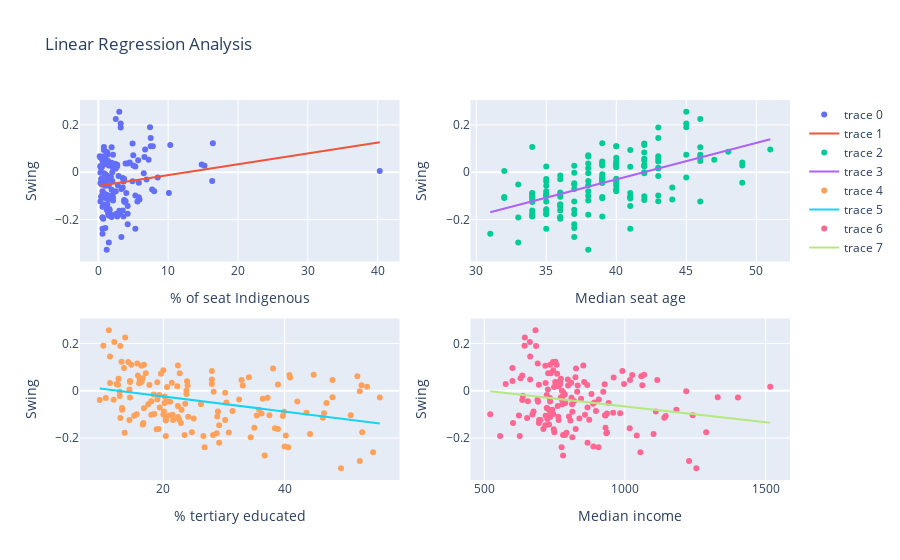

Source (notebook cell):
### Code cell
#SWING ANALYSIS

covariates = ['indig', 'age', 't_ed', 'income']

results = []
fig = make_subplots(rows=2, cols=2)

for covariate in covariates:
    slope, intercept, r_value, p_value, std_err = linregress(filtered_master[covariate].astype(float), filtered_master['Swing'].astype(float))
    r_squared = r_value**2
    result = {
        'Covariate': covariate,
        'Slope': slope,
        'Intercept': intercept,
        'R Value': r_value,
        'R-Squared': r_squared,
        'P-Value': p_value,
        'Standard Error': std_err
    }
    results.append(result)

    # Create a scatter plot for the data points
    temp_chart = go.Scatter(x=filtered_master[covariate], y=filtered_master['Swing'], mode='markers')
    
    # Add a line of best fit to the plot
    y_fit = intercept + slope * filtered_master[covariate]
    temp_chart_line = go.Scatter(x=filtered_master[covariate], y=y_fit, mode='lines')
    
    fig.add_trace(temp_chart, row=(covariates.index(covariate) // 2) + 1, col=(covariates.index(covariate) % 2) + 1)
    fig.add_trace(temp_chart_line, row=(covariates.index(covariate) // 2) + 1, col=(covariates.index(covariate) % 2) + 1)

# Update the layout of the subplots for better visualization
fig.update_layout(title_text="Linear Regression Analysis")
fig.update_xaxes(title_text=r"% of seat Indigenous", row=1, col=1)
fig.update_xaxes(title_text="Median seat age", row=1, col=2)
fig.update_xaxes(title_text=r"% tertiary educated", row=2, col=1)
fig.update_xaxes(title_text="Median income", row=2, col=2)
fig.update_yaxes(title_text="Swing", row=1, col=1)
fig.update_yaxes(title_text="Swing", row=1, col=2)
fig.update_yaxes(title_text="Swing", row=2, col=1)
fig.update_yaxes(title_text="Swing", row=2, col=2)

# Convert the results to a DataFrame for easier analysis
results_df = pd.DataFrame(results)

# Print or use the results
print(results_df)

# Show the plot
fig.show()

### Figure 1 — Plotly figure (JSON) as saved in the notebook; plotly's stock layout.template omitted (floating-point values rounded to 4 significant figures; data arrays with more than 128 entries replaced by an {"elided": "..."} marker saying what was removed)
{"data": [{"mode": "markers", "type": "scatter", "x": {"elided": "149 float values"}, "xaxis": "x", "y": {"elided": "149 float values"}, "yaxis": "y"}, {"mode": "lines", "type": "scatter", "x": {"elided": "149 float values"}, "xaxis": "x", "y": {"elided": "149 float values"}, "yaxis": "y"}, {"mode": "markers", "type": "scatter", "x": {"elided": "149 int values"}, "xaxis": "x2", "y": {"elided": "149 float values"}, "yaxis": "y2"}, {"mode": "lines", "type": "scatter", "x": {"elided": "149 int values"}, "xaxis": "x2", "y": {"elided": "149 float values"}, "yaxis": "y2"}, {"mode": "markers", "type": "scatter", "x": {"elided": "149 float values"}, "xaxis": "x3", "y": {"elided": "149 float values"}, "yaxis": "y3"}, {"mode": "lines", "type": "scatter", "x": {"elided": "149 float values"}, "xaxis": "x3", "y": {"elided": "149 float values"}, "yaxis": "y3"}, {"mode": "markers", "type": "scatter", "x": {"elided": "149 int values"}, "xaxis": "x4", "y": {"elided": "149 float values"}, "yaxis": "y4"}, {"mode": "lines", "type": "scatter", "x": {"elided": "149 int values"}, "xaxis": "x4", "y": {"elided": "149 float values"}, "yaxis": "y4"}], "layout": {"title": {"text": "Linear Regression Analysis"}, "xaxis": {"anchor": "y", "domain": [0, 0.45], "title": {"text": "% of seat Indigenous"}}, "xaxis2": {"anchor": "y2", "domain": [0.55, 1], "title": {"text": "Median seat age"}}, "xaxis3": {"anchor": "y3", "domain": [0, 0.45], "title": {"text": "% tertiary educated"}}, "xaxis4": {"anchor": "y4", "domain": [0.55, 1], "title": {"text": "Median income"}}, "yaxis": {"anchor": "x", "domain": [0.575, 1], "title": {"text": "Swing"}}, "yaxis2": {"anchor": "x2", "domain": [0.575, 1], "title": {"text": "Swing"}}, "yaxis3": {"anchor": "x3", "domain": [0, 0.425], "title": {"text": "Swing"}}, "yaxis4": {"anchor": "x4", "domain": [0, 0.425], "title": {"text": "Swing"}}}}
